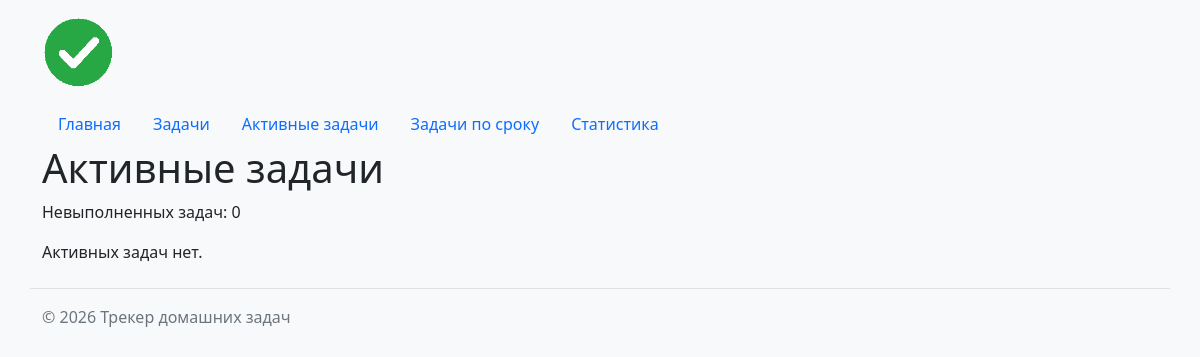
Before: /tasks/active/ with the older database file.
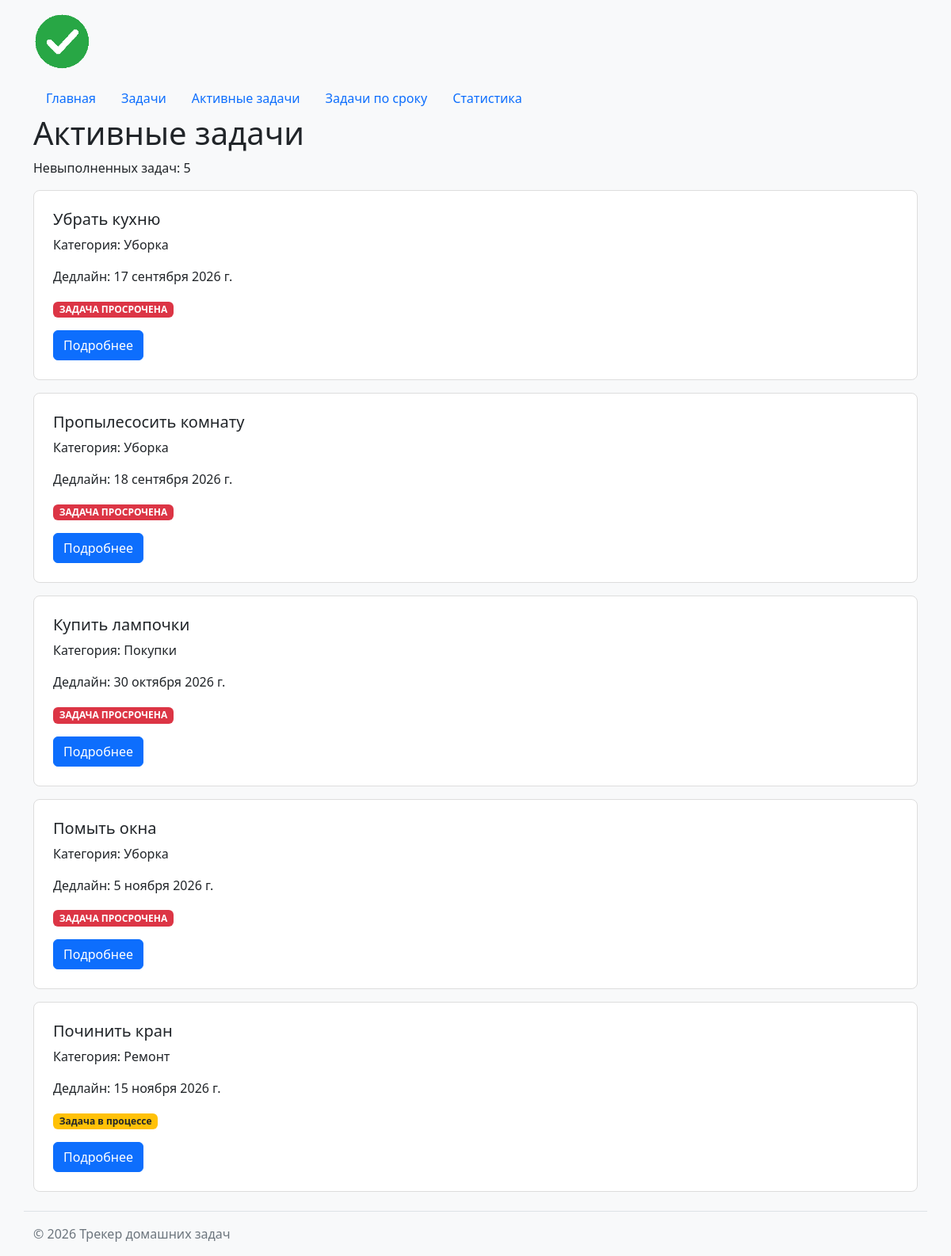
After: the same page with the newer database file.
### task_pages/models.py (models this page shows, shortened)
class Task(models.Model):
    name = models.CharField("Название", max_length=200)
    category = models.ForeignKey(
        Category, on_delete=models.PROTECT, related_name="tasks",
        verbose_name="Категория",
    )
    deadline = models.DateField("Срок выполнения")
    is_completed = models.BooleanField("Выполнена", default=False)
    class Meta:
        ordering = ["deadline", "id"]
        verbose_name = "Задача"
        verbose_name_plural = "Задачи"
    @property
    def is_overdue(self):
        return not self.is_completed and self.deadline < timezone.localdate()

class Category(models.Model):
    name = models.CharField("Название", max_length=200, unique=True)
    class Meta:
        ordering = ["name"]
        verbose_name = "Категория"
        verbose_name_plural = "Категории"
    def __str__(self):
        return self.name

### task_pages/views.py (the view)
# urls.py: path('active/', views.active_tasks, name='active'),
def active_tasks(request):
    tasks_list = Task.objects.select_related("category").exclude(
        is_completed=True,
    ).order_by("deadline", "id")
    return render(
        request, "task_pages/active_tasks.html", {"tasks": tasks_list},
    )

### task_pages/templates/task_pages/active_tasks.html (shortened to what this page needs)
{% extends "base.html" %}
{% block content %}
    <h1>Активные задачи</h1>
    <p>
        Невыполненных задач: {{ tasks|length }}
    </p>
    {% for task in tasks %}
        {% include "task_pages/includes/task_card.html" %}
    {% empty %}
        <p>Активных задач нет.</p>
    {% endfor %}
{% endblock %}

### task_pages/templates/task_pages/includes/task_card.html
<article class="card task-card mb-3">
    <div class="card-body">
        <h2 class="card-title h5">
            {{ task.name|default:"Без названия" }}
        </h2>
        <p class="card-text">
            Категория: {{ task.category }}
        </p>
        <p class="card-text">
            Дедлайн: {{ task.deadline }}
        </p>
        <p class="card-text">
            {% include "task_pages/includes/task_status.html" %}
        </p>
        <a
            href="{% url 'tasks:detail' task.id %}"
            class="btn btn-primary"
        >
            Подробнее
        </a>
    </div>
</article>

### task_pages/templates/task_pages/includes/task_status.html
{% if task.is_completed %}
    <span class="badge bg-success task-status task-status-completed">
        Задача выполнена
    </span>
{% elif task.is_overdue %}
    <span class="badge bg-danger task-status task-status-overdue">
        Задача просрочена
    </span>
{% else %}
    <span class="badge bg-warning text-dark task-status task-status-active">
        Задача в процессе
    </span>
{% endif %}

Changed rows visible on the page:
added Task: name "Убрать кухню", category "Уборка", deadline "17 сентября 2026 г.", is_completed "ЗАДАЧА ПРОСРОЧЕНА"
added Task: name "Пропылесосить комнату", category "Уборка", deadline "18 сентября 2026 г.", is_completed "ЗАДАЧА ПРОСРОЧЕНА"
added Task: name "Купить лампочки", category "Покупки", deadline "30 октября 2026 г.", is_completed "ЗАДАЧА ПРОСРОЧЕНА"
added Task: name "Помыть окна", category "Уборка", deadline "5 ноября 2026 г.", is_completed "ЗАДАЧА ПРОСРОЧЕНА"
added Task: name "Починить кран", category "Ремонт", deadline "15 ноября 2026 г.", is_completed "Задача в процессе"
Other visible differences:
{{ tasks|length }}: "0" → "5"
text no longer shown: "Активных задач нет."
